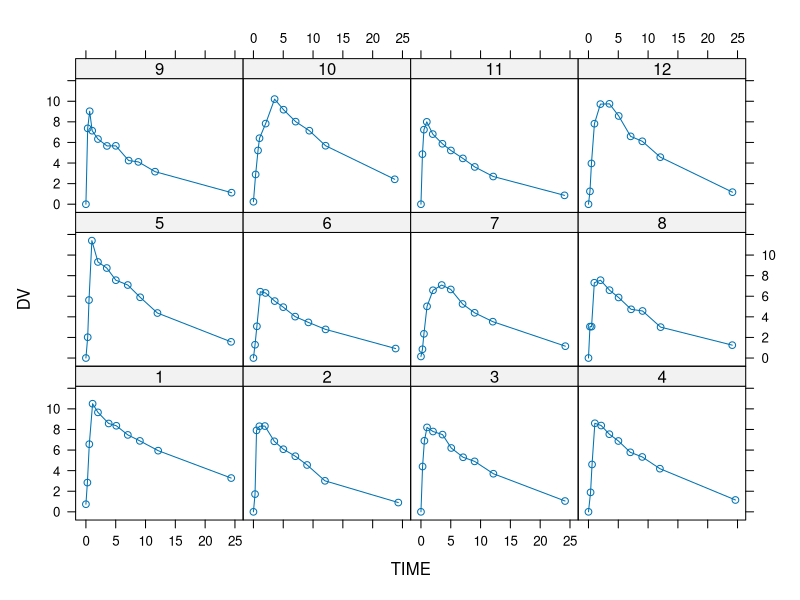

Write R code to recreate this figure.
DATA = Theoph
colnames(DATA) = c("ID", "BWT", "DOSE", "TIME", "DV")
DATA[,"ID"] = as.numeric(as.character(DATA[,"ID"]))

require(lattice)
xyplot(DV ~ TIME | as.factor(ID), data=DATA, type="b")

## INIT STEP
IDs = unique(DATA[,"ID"]) ; IDs
nID = length(IDs) ; nID

nTheta = 3
nEta = 3
nEps = 2
nPara = nTheta + nEta*(nEta + 1)/2 + nEps ; nPara

GNames = outer("G", 1:nEta, paste0)[1,] ; GNames
HNames = outer("H", 1:nEps, paste0)[1,] ; HNames

iOM = (nTheta + 1):(nTheta + nEta*(nEta + 1)/2) ; iOM
iSG = (nTheta + nEta*(nEta + 1)/2 + 1):(nTheta + nEta*(nEta + 1)/2 + nEps) ; iSG

IE = c(2, 50, 0.1)
LB = rep(0, nTheta)
UB = rep(1e6, nTheta)

alpha = 0.1 - log((IE - LB)/(UB - LB)/(1 - (IE - LB)/(UB - LB))) ; alpha

p0 = rep(0.1, nTheta)
p1 = exp(p0 - alpha)
p2 = p1/(p1 + 1)*(UB - LB) + LB ; p2

OM0 = matrix(c(0.2, 0.1, 0.1, 0.1, 0.2, 0.1, 0.1, 0.1, 0.2), nrow=nEta) ; OM0
SG0 = diag(c(0.1, 0.1)) ; SG0

EXPP1 = exp(0.1)
ScaleVar = function(VarMat, dim1)
{
  M1 = chol(VarMat)
  V1 = diag(M1)
  M2 = abs(10 * (M1 - diag(V1, nrow=dim1))) + diag(V1/EXPP1, nrow=dim1)
  return(t(M2))
}
OMscl = ScaleVar(OM0, nEta) ; OMscl
SGscl = ScaleVar(SG0, nEps) ; SGscl

DesclVar = function(mUCP, mSCL)
{
  nRow = dim(mUCP)[1]
  maT = matrix(nrow=nRow, ncol=nRow)

  for (i in 1:nRow) {
    for (j in 1:nRow) {
      if (i==j) {
        maT[i,j] = exp(mUCP[i,j]) * mSCL[i,j]
      } else if(i > j) {
        maT[i,j] = mUCP[i,j] * mSCL[i,j]
      } else {
        maT[i,j] = 0
      }
    }
  }
  return(maT %*% t(maT))
}
DesclVar(matrix(rep(0.1, nEta*nEta), nrow=nEta), OMscl)
DesclVar(diag(rep(0.1, nEps)), SGscl)

ltv2mat = function(vec)
{
  LENGTH = length(vec)
  DIM = round((sqrt(8*LENGTH+1)-1)/2,0)
  if (DIM*(DIM+1)/2 != LENGTH) return(NULL)
  mat = matrix(nrow=DIM, ncol=DIM)
  for (m in 1:DIM) {
    for (n in 1:DIM) {
      k = max(m,n)
      l = min(m,n)
      p = k*(k - 1)/2 + l
      mat[m,n] = vec[p]
    }
  }
  return(mat)
}

s2o = function(p)
{
  p0 = p[1:nTheta]
  p1 = exp(p0 - alpha)
  p2 = p1/(p1 + 1)*(UB - LB) + LB
  OM = DesclVar(ltv2mat(p[iOM]), OMscl)
  SG = DesclVar(diag(p[iSG]), SGscl)
  Res = list(p2, OM, SG)
  names(Res) = c("THETA", "OMEGA", "SIGMA")
  return(Res)
}
s2o(rep(0.1, nPara))

## EST STEP
PRED = function(THETA, ETA)
{
# Extern: DATA[,c("ID", "TIME", "DV")], cID
  KA   = THETA[1]*exp(ETA[1])
  V    = THETA[2]*exp(ETA[2])
  K    = THETA[3]*exp(ETA[3])
  TIME = DATA[DATA$ID == cID, "TIME"]

  TERM1 = KA/(KA - K)
  TERM2 = K /(KA - K)
  TERM3 = 320/V*TERM1
  TERM4 = exp(-K*TIME)
  TERM5 = exp(-KA*TIME)

  F  = TERM3*(TERM4 - TERM5)
  G1 = -F*TERM2 + KA*TIME*TERM3*TERM5
  G2 = -F
  G3 = F*TERM2 - K*TIME*TERM3*TERM4
  H1 = F
  H2 = 1
  return(cbind(F, G1, G2, G3, H1, H2))
}

ObjEta = function(ETA)
{
# External: THETA, invOM, SG, cID, DATA[,"DV"]
  FGH = PRED(THETA, ETA)
  Hi  = FGH[, HNames, drop=FALSE] # always INTER==TRUE
  Ri  = DATA[DATA$ID == cID, "DV"] - FGH[,"F"]

## Slower version
#  Vi = diag(diag(Hi %*% SG %*% t(Hi)))
#  iSum = log(det(Vi)) + t(Ri) %*% solve(Vi) %*% Ri + t(ETA) %*% invOM %*% ETA

## Faster version
  Vi    = diag(Hi %*% SG %*% t(Hi))
  return(sum(log(Vi) + Ri*Ri/Vi) + t(ETA) %*% invOM %*% ETA)
}

EBE = cbind(ID = IDs, ETA1=0, ETA2=0, ETA3=0, Oi=0)

OBJ1 = function(p)
{
# External: DATA, nTheta, nEta, nEps
  if (STEP == "EST") {
    r = s2o(p)
    THETA <<- r$THETA     # for ObjEta
    OM = r$OMEGA
    SG <<- r$SIGMA        # for ObjEta
  } else {
    THETA <<- p[1:nTheta] # for ObjEta
    OM = ltv2mat(p[iOM])
    SG <<- diag(p[iSG])   # for ObjEta
  }
  invOM <<- solve(OM)     # for ObjEta
  Term3 = determinant(OM, logarithm=TRUE)$modulus[[1]]

  for (i in 1:nID) {
    cID <<- IDs[i] # for PRED
    Res  = optim(EBE[i,2:(nEta+1)], ObjEta, method="BFGS")
    FGH  = PRED(THETA, Res$par)
    Gi   = FGH[, GNames, drop=FALSE]
    Hi   = FGH[, HNames, drop=FALSE]
    Vi   = diag(Hi %*% SG %*% t(Hi))
    Hsum = invOM + t(Gi) %*% solve(diag(Vi)) %*% Gi
    EBE[i, 2:(1 + nEta)] <<- Res$par
    EBE[i, (2 + nEta)] <<-  Res$value + Term3 + determinant(Hsum, logarithm=TRUE)$modulus[[1]]
  }
  return(sum(EBE[,5]))
}
STEP = "EST"
OBJ1(rep(0.1, nPara))

StartTime = Sys.time()
r0 = optim(rep(0.1, nPara), OBJ1, method="L-BFGS-B")
difftime(Sys.time(), StartTime)
r0
OBJ1(r0$par)

r1 = s2o(r0$par) ; r1

## COV STEP
STEP = "COV"
p = c(r1$THETA, r1$OMEGA[upper.tri(r1$OMEGA, diag=TRUE)], diag(r1$SIGMA))
OBJ1(p)

require(numDeriv)
Rmat = hessian(OBJ1, p)/2 ; Rmat

OiS1 = function(p)
{
  THETA <<- p[1:nTheta]  # for ObjEta
  OM    = ltv2mat(p[iOM])
  invOM <<- solve(OM)    # for ObjEta
  SG    <<- diag(p[iSG]) # for ObjEta

  Res  = optim(EBE[EBE[,"ID"]==cID,2:(nEta+1)], ObjEta, method="BFGS")
  FGH  = PRED(THETA, Res$par)
  Gi   = FGH[, GNames, drop=FALSE]
  Hi   = FGH[, HNames, drop=FALSE]
  Vi   = diag(Hi %*% SG %*% t(Hi))
  Hsum = invOM + t(Gi) %*% solve(diag(Vi)) %*% Gi
  return(Res$value + determinant(OM, logarithm=TRUE)$modulus[[1]] + determinant(Hsum, logarithm=TRUE)$modulus[[1]])
}

CalcSmat = function(p)
{
  Smat = matrix(rep(0, nPara*nPara), nrow=nPara, ncol=nPara)
  for (i in 1:nID) {
    cID <<- IDs[i] # for PRED
    gr = grad(OiS1, p)
    Smat = Smat + gr %*% t(gr)
  }
  return(Smat/4)
}

Smat = CalcSmat(p) ; Smat
invR = solve(Rmat) ; invR
Cov = invR %*% Smat %*% invR ; Cov
SE = sqrt(diag(Cov)) ; SE
Correl = cov2cor(Cov) ; Correl
InvCov = Rmat %*% solve(Smat) %*% Rmat ; InvCov
EigenVal = sort(eigen(Correl)$values) ; EigenVal # Sorted Eigenvalues

## EBE
EBE

## sdtab
SqrtInvCov = function(M)
{
  EigenResult = eigen(as.matrix(M))
  EigenVector = EigenResult$vectors
  EigenValues = abs(EigenResult$values)
  return(EigenVector %*% diag(1/sqrt(EigenValues)) %*% t(EigenVector))
}

THETA = r1$THETA
OM = r1$OMEGA
SG = r1$SIGMA
tSD = vector()
for (i in 1:nID) {
  cID  = IDs[i]

  FGH0 = PRED(THETA, rep(0, nEta))
  G0i  = FGH0[, GNames, drop=FALSE]
  H0i  = FGH0[, HNames, drop=FALSE]
  R0i  = DATA[DATA$ID == cID, "DV"] - FGH0[,"F"]
  C0i  = G0i %*% OM %*% t(G0i) + diag(diag(H0i %*% SG %*% t(H0i)))
  WRES = SqrtInvCov(C0i) %*% R0i

  cEBE = EBE[EBE[,"ID"]==cID, 2:(nEta + 1)]
  FGH1 = PRED(THETA, cEBE)
  G1i  = FGH1[, GNames, drop=FALSE]
  H1i  = FGH1[, HNames, drop=FALSE]
  R1i  = DATA[DATA$ID == cID, "DV"] - FGH1[,"F"]
  C1i  = G1i %*% OM %*% t(G1i) + diag(diag(H1i %*% SG %*% t(H1i)))
  CWRES = SqrtInvCov(C1i) %*% (R1i + G1i %*% cEBE)

  tSD = rbind(tSD, cbind(DATA[DATA$ID == cID, c("ID", "TIME", "DV")], PRED=FGH0[,"F"], RES=R0i, WRES, CIPREDI=FGH1[,"F"], CIRESI=R1i, CWRES, G1i, H1i))
} ; tSD

